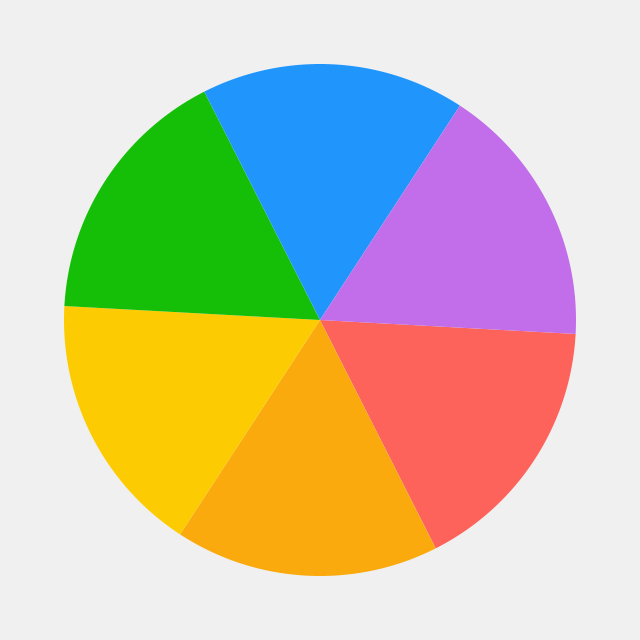
Frame 1 (no input)
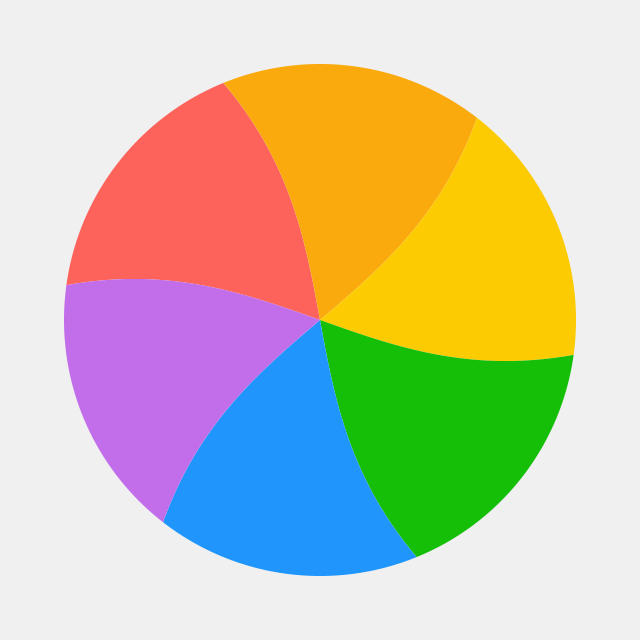
Frame 60 (the mouse pressed at the canvas centre just before this capture)
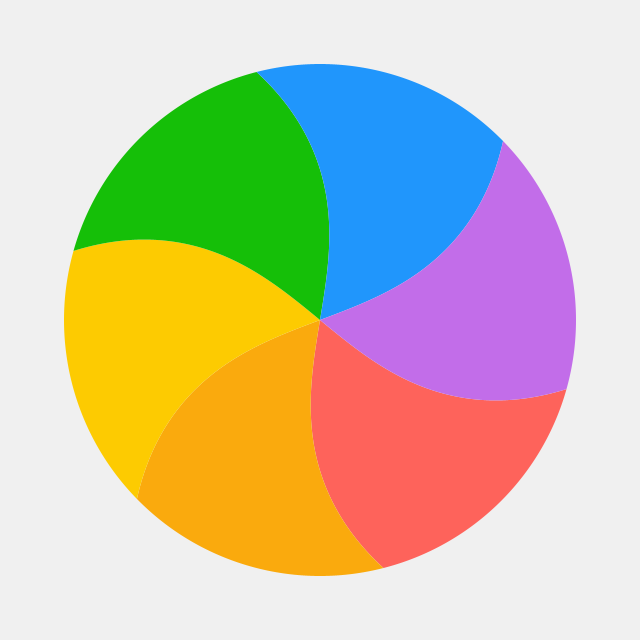
Frame 120 (the mouse held since frame 60 and released just before this capture)

The Processing sketch that drew these frames (run headless with seeded random() and noise(); from frame 60 on, the mouse is pressed at the canvas centre):

// Processing sketch: MacOSsLoadingBeachBall
// ── MacOSsLoadingBeachBall.pde
int petals;
float radius;
float amplitude;

color[] colors = {color(254, 99, 91), color(250, 170, 13), color(253, 203, 1), color(21, 191, 8), color(32, 150, 252), color(194, 109, 233)};

void setup() {
  size(640, 640);

  petals = 6;
  radius = width >= height ? height*0.4 : width*0.4;
  amplitude = 0;

  if (colors.length != petals)
    colorMode(HSB);
}

void draw() {
  background(240);

  translate(width/2, height/2);
  rotate(frameCount/115.0*TWO_PI);
  for (int i = 0; i < petals; i++) {
    if (colors.length == petals)
      fill(colors[i]);
    else
      fill((1-i/float(petals))*255, 255, 255);
    noStroke();

    beginShape();
    for (float r = 0; r < radius; r++)
      vertex(cos(TWO_PI*i/float(petals)+abs(cos(r/radius*HALF_PI))*TWO_PI/float(petals)*amplitude)*r, sin(TWO_PI*i/float(petals)+abs(cos(r/radius*HALF_PI))*TWO_PI/float(petals)*amplitude)*r);

    for (float a = 0; a < TWO_PI/float(petals); a+= 0.001)
      vertex(cos(TWO_PI*i/float(petals)+a)*radius, sin(TWO_PI*i/float(petals)+a)*radius);

    for (float r = radius; r > 0; r--)
      vertex(cos(TWO_PI*(i+1)/float(petals)+abs(cos(r/radius*HALF_PI))*TWO_PI/float(petals)*amplitude)*r, sin(TWO_PI*(i+1)/float(petals)+abs(cos(r/radius*HALF_PI))*TWO_PI/float(petals)*amplitude)*r);
    endShape(CLOSE);
  }

  amplitude = frameCount/300.0;
}
